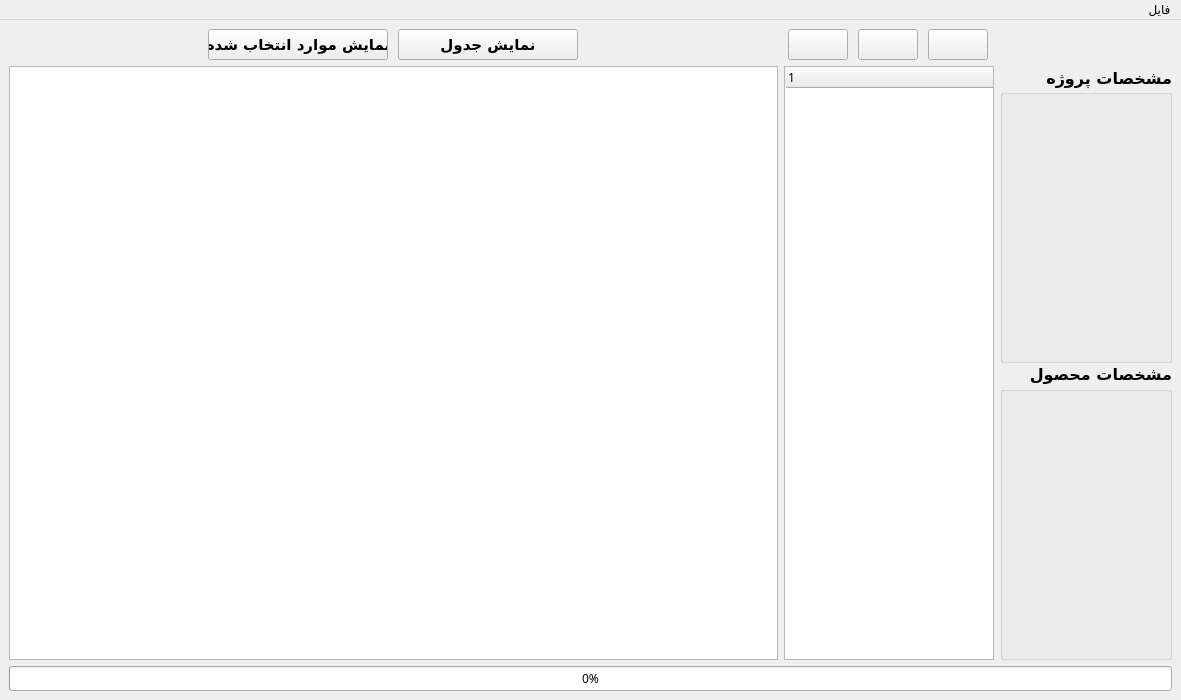
<?xml version="1.0" encoding="UTF-8"?>
<ui version="4.0">
 <class>MainWindow</class>
 <widget class="QMainWindow" name="MainWindow">
  <property name="geometry">
   <rect>
    <x>0</x>
    <y>0</y>
    <width>1181</width>
    <height>700</height>
   </rect>
  </property>
  <property name="sizePolicy">
   <sizepolicy hsizetype="Preferred" vsizetype="Preferred">
    <horstretch>0</horstretch>
    <verstretch>0</verstretch>
   </sizepolicy>
  </property>
  <property name="font">
   <font>
    <family>B Nazanin</family>
   </font>
  </property>
  <property name="cursor">
   <cursorShape>ArrowCursor</cursorShape>
  </property>
  <property name="windowTitle">
   <string>Final Book Viewer</string>
  </property>
  <property name="layoutDirection">
   <enum>Qt::RightToLeft</enum>
  </property>
  <widget class="QWidget" name="centralwidget">
   <property name="layoutDirection">
    <enum>Qt::LeftToRight</enum>
   </property>
   <layout class="QVBoxLayout" name="verticalLayout_2">
    <item>
     <layout class="QGridLayout" name="gridLayout_3" columnstretch="6,0,0">
      <property name="rightMargin">
       <number>0</number>
      </property>
      <item row="0" column="0">
       <layout class="QHBoxLayout" name="horizontalLayout">
        <property name="leftMargin">
         <number>0</number>
        </property>
        <item>
         <layout class="QHBoxLayout" name="horizontalLayout_2">
          <property name="spacing">
           <number>10</number>
          </property>
          <property name="sizeConstraint">
           <enum>QLayout::SetDefaultConstraint</enum>
          </property>
          <property name="leftMargin">
           <number>5</number>
          </property>
          <property name="rightMargin">
           <number>5</number>
          </property>
          <item>
           <widget class="QPushButton" name="viewMergedBtn">
            <property name="sizePolicy">
             <sizepolicy hsizetype="Expanding" vsizetype="Minimum">
              <horstretch>0</horstretch>
              <verstretch>0</verstretch>
             </sizepolicy>
            </property>
            <property name="maximumSize">
             <size>
              <width>180</width>
              <height>60</height>
             </size>
            </property>
            <property name="font">
             <font>
              <pointsize>11</pointsize>
              <weight>75</weight>
              <bold>true</bold>
             </font>
            </property>
            <property name="layoutDirection">
             <enum>Qt::RightToLeft</enum>
            </property>
            <property name="text">
             <string>نمایش موارد انتخاب شده</string>
            </property>
            <property name="icon">
             <iconset>
              <normaloff>Images/file.png</normaloff>Images/file.png</iconset>
            </property>
            <property name="iconSize">
             <size>
              <width>40</width>
              <height>40</height>
             </size>
            </property>
           </widget>
          </item>
          <item>
           <widget class="QPushButton" name="viewTableBtn">
            <property name="sizePolicy">
             <sizepolicy hsizetype="Expanding" vsizetype="Minimum">
              <horstretch>0</horstretch>
              <verstretch>0</verstretch>
             </sizepolicy>
            </property>
            <property name="maximumSize">
             <size>
              <width>180</width>
              <height>60</height>
             </size>
            </property>
            <property name="font">
             <font>
              <pointsize>11</pointsize>
              <weight>75</weight>
              <bold>true</bold>
             </font>
            </property>
            <property name="layoutDirection">
             <enum>Qt::RightToLeft</enum>
            </property>
            <property name="text">
             <string>نمایش جدول</string>
            </property>
            <property name="icon">
             <iconset>
              <normaloff>Images/btn_table.png</normaloff>Images/btn_table.png</iconset>
            </property>
            <property name="iconSize">
             <size>
              <width>40</width>
              <height>40</height>
             </size>
            </property>
           </widget>
          </item>
         </layout>
        </item>
       </layout>
      </item>
      <item row="1" column="0">
       <widget class="QTableWidget" name="docsTableWidget">
        <property name="dragEnabled">
         <bool>false</bool>
        </property>
        <property name="alternatingRowColors">
         <bool>true</bool>
        </property>
       </widget>
      </item>
      <item row="0" column="2">
       <widget class="QLabel" name="label">
        <property name="maximumSize">
         <size>
          <width>16777215</width>
          <height>16777215</height>
         </size>
        </property>
        <property name="layoutDirection">
         <enum>Qt::LeftToRight</enum>
        </property>
        <property name="text">
         <string/>
        </property>
        <property name="pixmap">
         <pixmap>Images/Logo.png</pixmap>
        </property>
        <property name="scaledContents">
         <bool>true</bool>
        </property>
       </widget>
      </item>
      <item row="0" column="1">
       <layout class="QHBoxLayout" name="horizontalLayout_4">
        <item>
         <widget class="QPushButton" name="refreshBtn">
          <property name="sizePolicy">
           <sizepolicy hsizetype="Minimum" vsizetype="Minimum">
            <horstretch>0</horstretch>
            <verstretch>0</verstretch>
           </sizepolicy>
          </property>
          <property name="maximumSize">
           <size>
            <width>60</width>
            <height>60</height>
           </size>
          </property>
          <property name="baseSize">
           <size>
            <width>0</width>
            <height>0</height>
           </size>
          </property>
          <property name="font">
           <font>
            <pointsize>12</pointsize>
            <weight>75</weight>
            <bold>true</bold>
           </font>
          </property>
          <property name="toolTip">
           <string/>
          </property>
          <property name="whatsThis">
           <string/>
          </property>
          <property name="text">
           <string/>
          </property>
          <property name="icon">
           <iconset>
            <normaloff>Images/btn_refresh.png</normaloff>Images/btn_refresh.png</iconset>
          </property>
          <property name="iconSize">
           <size>
            <width>32</width>
            <height>32</height>
           </size>
          </property>
         </widget>
        </item>
        <item>
         <widget class="QPushButton" name="manualBtn">
          <property name="sizePolicy">
           <sizepolicy hsizetype="Minimum" vsizetype="Minimum">
            <horstretch>0</horstretch>
            <verstretch>0</verstretch>
           </sizepolicy>
          </property>
          <property name="maximumSize">
           <size>
            <width>60</width>
            <height>60</height>
           </size>
          </property>
          <property name="font">
           <font>
            <pointsize>12</pointsize>
            <weight>75</weight>
            <bold>true</bold>
           </font>
          </property>
          <property name="text">
           <string/>
          </property>
          <property name="icon">
           <iconset>
            <normaloff>Images/btn_help.png</normaloff>Images/btn_help.png</iconset>
          </property>
          <property name="iconSize">
           <size>
            <width>40</width>
            <height>40</height>
           </size>
          </property>
         </widget>
        </item>
        <item>
         <widget class="QPushButton" name="exitBtn">
          <property name="sizePolicy">
           <sizepolicy hsizetype="Minimum" vsizetype="Minimum">
            <horstretch>0</horstretch>
            <verstretch>0</verstretch>
           </sizepolicy>
          </property>
          <property name="maximumSize">
           <size>
            <width>60</width>
            <height>60</height>
           </size>
          </property>
          <property name="font">
           <font>
            <pointsize>12</pointsize>
            <weight>75</weight>
            <bold>true</bold>
           </font>
          </property>
          <property name="text">
           <string/>
          </property>
          <property name="icon">
           <iconset>
            <normaloff>Images/btn_exit.png</normaloff>Images/btn_exit.png</iconset>
          </property>
          <property name="iconSize">
           <size>
            <width>45</width>
            <height>45</height>
           </size>
          </property>
         </widget>
        </item>
       </layout>
      </item>
      <item row="1" column="2">
       <layout class="QVBoxLayout" name="infoVerticalLayout" stretch="0,0">
        <property name="spacing">
         <number>0</number>
        </property>
        <property name="sizeConstraint">
         <enum>QLayout::SetNoConstraint</enum>
        </property>
        <property name="leftMargin">
         <number>0</number>
        </property>
        <property name="topMargin">
         <number>0</number>
        </property>
        <property name="rightMargin">
         <number>0</number>
        </property>
        <item>
         <widget class="QGroupBox" name="groupBox">
          <property name="sizePolicy">
           <sizepolicy hsizetype="Minimum" vsizetype="Minimum">
            <horstretch>0</horstretch>
            <verstretch>0</verstretch>
           </sizepolicy>
          </property>
          <property name="maximumSize">
           <size>
            <width>310</width>
            <height>16777215</height>
           </size>
          </property>
          <property name="font">
           <font>
            <pointsize>12</pointsize>
            <weight>75</weight>
            <bold>true</bold>
           </font>
          </property>
          <property name="layoutDirection">
           <enum>Qt::LeftToRight</enum>
          </property>
          <property name="title">
           <string>مشخصات پروژه</string>
          </property>
          <property name="alignment">
           <set>Qt::AlignRight|Qt::AlignTrailing|Qt::AlignVCenter</set>
          </property>
          <property name="checkable">
           <bool>false</bool>
          </property>
          <layout class="QVBoxLayout" name="verticalLayout_4">
           <property name="spacing">
            <number>0</number>
           </property>
           <property name="leftMargin">
            <number>0</number>
           </property>
           <property name="topMargin">
            <number>0</number>
           </property>
           <property name="rightMargin">
            <number>0</number>
           </property>
           <property name="bottomMargin">
            <number>0</number>
           </property>
           <item>
            <layout class="QGridLayout" name="projectInfoGridLayout" rowstretch="0" columnstretch="0">
             <property name="sizeConstraint">
              <enum>QLayout::SetNoConstraint</enum>
             </property>
             <property name="rightMargin">
              <number>5</number>
             </property>
             <property name="horizontalSpacing">
              <number>6</number>
             </property>
            </layout>
           </item>
          </layout>
         </widget>
        </item>
        <item>
         <widget class="QGroupBox" name="groupBox_2">
          <property name="sizePolicy">
           <sizepolicy hsizetype="Minimum" vsizetype="Minimum">
            <horstretch>0</horstretch>
            <verstretch>0</verstretch>
           </sizepolicy>
          </property>
          <property name="maximumSize">
           <size>
            <width>310</width>
            <height>16777215</height>
           </size>
          </property>
          <property name="font">
           <font>
            <pointsize>12</pointsize>
            <weight>75</weight>
            <bold>true</bold>
           </font>
          </property>
          <property name="layoutDirection">
           <enum>Qt::LeftToRight</enum>
          </property>
          <property name="title">
           <string>مشخصات محصول</string>
          </property>
          <property name="alignment">
           <set>Qt::AlignRight|Qt::AlignTrailing|Qt::AlignVCenter</set>
          </property>
          <layout class="QVBoxLayout" name="verticalLayout_3">
           <property name="spacing">
            <number>0</number>
           </property>
           <property name="leftMargin">
            <number>0</number>
           </property>
           <property name="topMargin">
            <number>0</number>
           </property>
           <property name="rightMargin">
            <number>0</number>
           </property>
           <property name="bottomMargin">
            <number>0</number>
           </property>
           <item>
            <layout class="QGridLayout" name="productInfoGridLayout" columnstretch="0">
             <property name="sizeConstraint">
              <enum>QLayout::SetNoConstraint</enum>
             </property>
             <property name="rightMargin">
              <number>5</number>
             </property>
             <property name="spacing">
              <number>6</number>
             </property>
            </layout>
           </item>
          </layout>
         </widget>
        </item>
       </layout>
      </item>
      <item row="1" column="1">
       <widget class="QTreeWidget" name="docsTreeWidget">
        <property name="maximumSize">
         <size>
          <width>210</width>
          <height>16777215</height>
         </size>
        </property>
        <property name="layoutDirection">
         <enum>Qt::RightToLeft</enum>
        </property>
        <column>
         <property name="text">
          <string/>
         </property>
        </column>
       </widget>
      </item>
     </layout>
    </item>
    <item>
     <widget class="QProgressBar" name="progressBar">
      <property name="value">
       <number>0</number>
      </property>
     </widget>
    </item>
   </layout>
  </widget>
  <widget class="QMenuBar" name="menubar">
   <property name="geometry">
    <rect>
     <x>0</x>
     <y>0</y>
     <width>1181</width>
     <height>21</height>
    </rect>
   </property>
   <property name="layoutDirection">
    <enum>Qt::RightToLeft</enum>
   </property>
   <widget class="QMenu" name="menu">
    <property name="layoutDirection">
     <enum>Qt::RightToLeft</enum>
    </property>
    <property name="title">
     <string>فایل</string>
    </property>
    <addaction name="refreshAction"/>
    <addaction name="manualAction"/>
    <addaction name="separator"/>
    <addaction name="closeAction"/>
   </widget>
   <addaction name="menu"/>
  </widget>
  <action name="action">
   <property name="text">
    <string>چاپ</string>
   </property>
  </action>
  <action name="closeAction">
   <property name="text">
    <string>خروج</string>
   </property>
  </action>
  <action name="refreshAction">
   <property name="text">
    <string>بارگزاری مجدد</string>
   </property>
  </action>
  <action name="action_4">
   <property name="text">
    <string>تنظیمات</string>
   </property>
  </action>
  <action name="action_8">
   <property name="text">
    <string>ذخیره</string>
   </property>
  </action>
  <action name="manualAction">
   <property name="text">
    <string>راهنما</string>
   </property>
  </action>
 </widget>
 <resources/>
 <connections/>
</ui>
